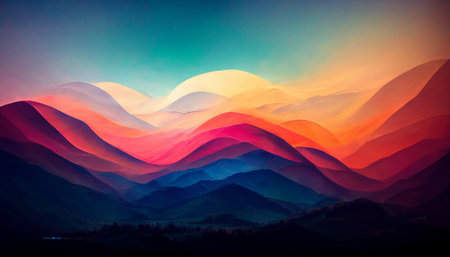
#> input picture python1_arrays/ex05/landscape.jpeg, 450 x 257 px
$ python pimp_image.py
#> lines starting #> are read from the running program, lines starting #| are printed output that depends on the picture
### python1_arrays/ex05/load_image.py
from PIL import Image

def open_image() -> any:
    '''Opens image and returns it'''
    try:
        img = Image.open("landscape.jpeg")
    except IOError:
        print("Could not open image...")
        return None

    return img

### python1_arrays/ex05/pimp_image.py
from load_image import open_image
from PIL import Image

def cropping_dimensions(img) -> tuple:
    '''calculates the coordinates of the box in which to crop the image'''
    center_x = (img.width + 250) / 2
    center_y = (img.height - 170) / 2
    half_resize_scale = 200

    left = center_x - half_resize_scale
    right = center_x + half_resize_scale
    up = center_y - half_resize_scale
    down = center_y + half_resize_scale

    return (left, up, right, down)


def inverted_filter(original_rgb) -> tuple:
    return (255 - original_rgb[0], 255 - original_rgb[1], 255 - original_rgb[2])

def red_filter(original_rgb) -> tuple:
    return (original_rgb[0], 0, 0)

def blue_filter(original_rgb) -> tuple:
    return (0, original_rgb[1], 0)

def green_filter(original_rgb) -> tuple:
    return (0, 0, original_rgb[2])

def greyscale_filter(original_rgb) -> int:
    return 0.299 * original_rgb[0] + 0.587 * original_rgb[1] + 0.114 * original_rgb[2]

def apply_filter(img, filter):
    color_mode = "RGB"
    if filter == greyscale_filter:
        color_mode = "L"

    filtered_image = Image.new(mode=color_mode, size=(img.width, img.height))
    for x in range(img.width):
        for y in range(img.height):
            filtered_image.putpixel(((x, y)),  filter(img.getpixel((x, y))))
    filtered_image.show()

# [5 lines of commented-out code are left out]

def pimp_image() -> any:
    '''entry function that orchestrate the execution of the program, crops and discolor the image'''
    img = open_image()
#> in open_image, img is the input picture: PIL image 450x257 RGB; mean R, G, B 98.7, 79.1, 89.1
    if img is None:
        return

    img.show()
    apply_filter(img, inverted_filter)
#> in apply_filter, `filtered_image = Image.new(mode=color_mode, size=(img.width, img.heigh..`: filtered_image: PIL image 450x257 RGB; every value is 0
#> after the loop in apply_filter, `for x in range(img.width):`:
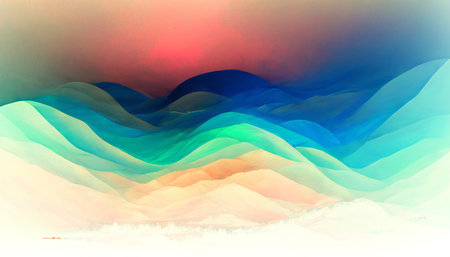
#> filtered_image: PIL image 450x257 RGB; mean R, G, B 156.3, 175.9, 165.9
    apply_filter(img, red_filter)
#> after the loop in apply_filter (call 2), `for x in range(img.width):`:
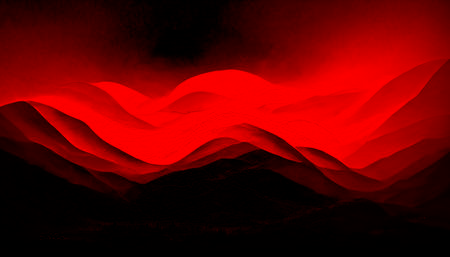
#> filtered_image: PIL image 450x257 RGB; mean R, G, B 98.7, 0, 0
    apply_filter(img, blue_filter)
#> after the loop in apply_filter (call 3), `for x in range(img.width):`:
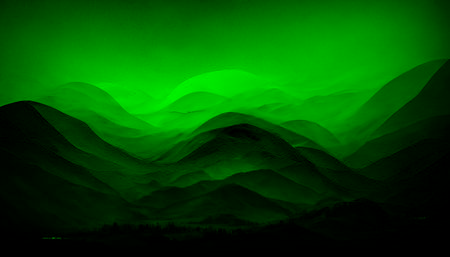
#> filtered_image: PIL image 450x257 RGB; mean R, G, B 0, 79.1, 0
    apply_filter(img, green_filter)
#> after the loop in apply_filter (call 4), `for x in range(img.width):`:
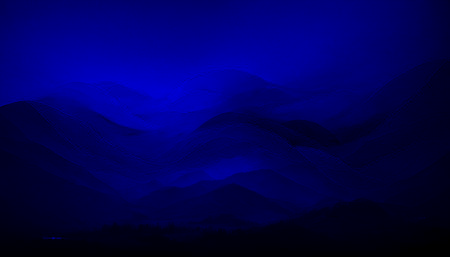
#> filtered_image: PIL image 450x257 RGB; mean R, G, B 0, 0, 89.1
    apply_filter(img, greyscale_filter)
#> in apply_filter (call 5), `filtered_image = Image.new(mode=color_mode, size=(img.width, img.heigh..`: filtered_image: PIL image 450x257 L; every value is 0

    # [5 lines of commented-out code are left out]


def main():
    pimp_image()

if __name__ == "__main__":
#> (the run stopped early here; a loop or call above may not have finished)
